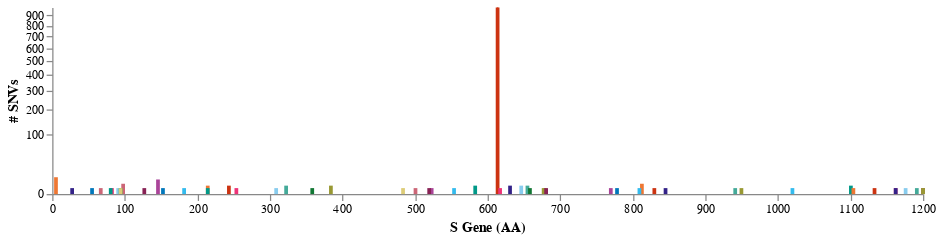

Write the Vega-Lite specification saved for this chart.
### Vega specification from a JSON file in a GitHub repository (floating-point values rounded to 4 significant figures; data arrays with more than 128 entries replaced by an {"elided": "..."} marker saying what was removed)
{"$schema": "https://vega.github.io/schema/vega/v5.json", "description": "A basic bar chart example, with value labels shown upon mouse hover.", "width": 700, "height": 150, "padding": 5, "signals": [{"name": "totalSequences", "value": 1000}, {"name": "posField", "value": 1}, {"name": "rectWidth", "update": "invert('xscale', 3)"}, {"name": "xRange", "value": [0, 1200]}, {"name": "xLabel", "value": "S Gene (AA)"}, {"name": "yLabel", "value": "# SNVs"}, {"name": "hoverGroup", "value": null, "on": [{"events": "@entropybars:mouseover!", "update": "{group: datum.snv}"}, {"events": "@entropybars:mouseout!", "update": "null"}]}, {"name": "clear", "value": true, "on": [{"events": "mouseup[!event.item]", "update": "true", "force": true}]}, {"name": "shift", "value": false, "on": [{"events": "@entropybars:click", "update": "event.shiftKey", "force": true}]}, {"name": "clicked", "value": null, "on": [{"events": "@entropybars:click", "update": "{group: datum.snv}", "force": true}]}], "data": [{"name": "table", "values": {"elided": "58x3 mixed values"}, "format": {"type": "json", "parse": {"0": "string", "1": "number", "2": "string"}}, "transform": [{"type": "project", "fields": ["0", "1", "2"], "as": ["snv", "count", "color"]}, {"type": "filter", "expr": "datum.snv !== 'Reference'"}, {"type": "formula", "expr": "parseInt(split(datum.snv, '|')[posField])", "as": "pos"}, {"type": "formula", "expr": "datum.count / totalSequences", "as": "percent"}]}, {"name": "selected", "values": [{"group": "S|614|D|G"}], "on": [{"trigger": "clear", "remove": true}, {"trigger": "!shift", "remove": true}, {"trigger": "!shift && clicked", "insert": "clicked"}, {"trigger": "shift && clicked", "toggle": "clicked"}], "transform": [{"type": "formula", "expr": "parseInt(split(datum.group, '|')[1])", "as": "pos"}, {"type": "lookup", "from": "table", "key": "snv", "values": ["color"], "fields": ["group"], "as": ["color"]}]}], "scales": [{"name": "xscale", "type": "linear", "domain": {"signal": "xRange"}, "range": "width", "padding": 0.05, "round": true, "zero": false, "clamp": true}, {"name": "yscale", "type": "pow", "exponent": 0.5, "domain": {"data": "table", "field": "count"}, "range": "height"}], "axes": [{"orient": "bottom", "scale": "xscale", "format": "d", "title": {"signal": "xLabel"}}, {"orient": "left", "scale": "yscale", "title": {"signal": "yLabel"}}], "marks": [{"type": "group", "encode": {"update": {"width": {"signal": "width"}, "height": {"signal": "height"}}}, "marks": [{"name": "entropymark", "type": "rule", "from": {"data": "selected"}, "encode": {"enter": {"zindex": {"value": 1}}, "update": {"x": {"scale": "xscale", "field": "pos"}, "x2": {"scale": "xscale", "field": "pos"}, "y": {"value": 0}, "y2": {"signal": "height"}, "stroke": {"field": "color"}}}}, {"name": "entropybars", "type": "rect", "from": {"data": "table"}, "encode": {"enter": {"stroke": {"value": "#000"}}, "update": {"xc": {"scale": "xscale", "field": "pos"}, "width": {"scale": "xscale", "signal": "rectWidth"}, "y": {"scale": "yscale", "field": "count"}, "y2": {"scale": "yscale", "value": 0}, "tooltip": {"signal": "{title: datum.snv, 'Count': datum.count, '%': format(datum.percent, '.1%')}"}, "fill": {"field": "color"}, "strokeWidth": [{"test": "hoverGroup && hoverGroup.group == datum.snv", "value": 1}, {"value": 0}], "zindex": [{"test": "hoverGroup && hoverGroup.group == datum.snv", "value": 3}, {"value": 2}]}}}]}]}
